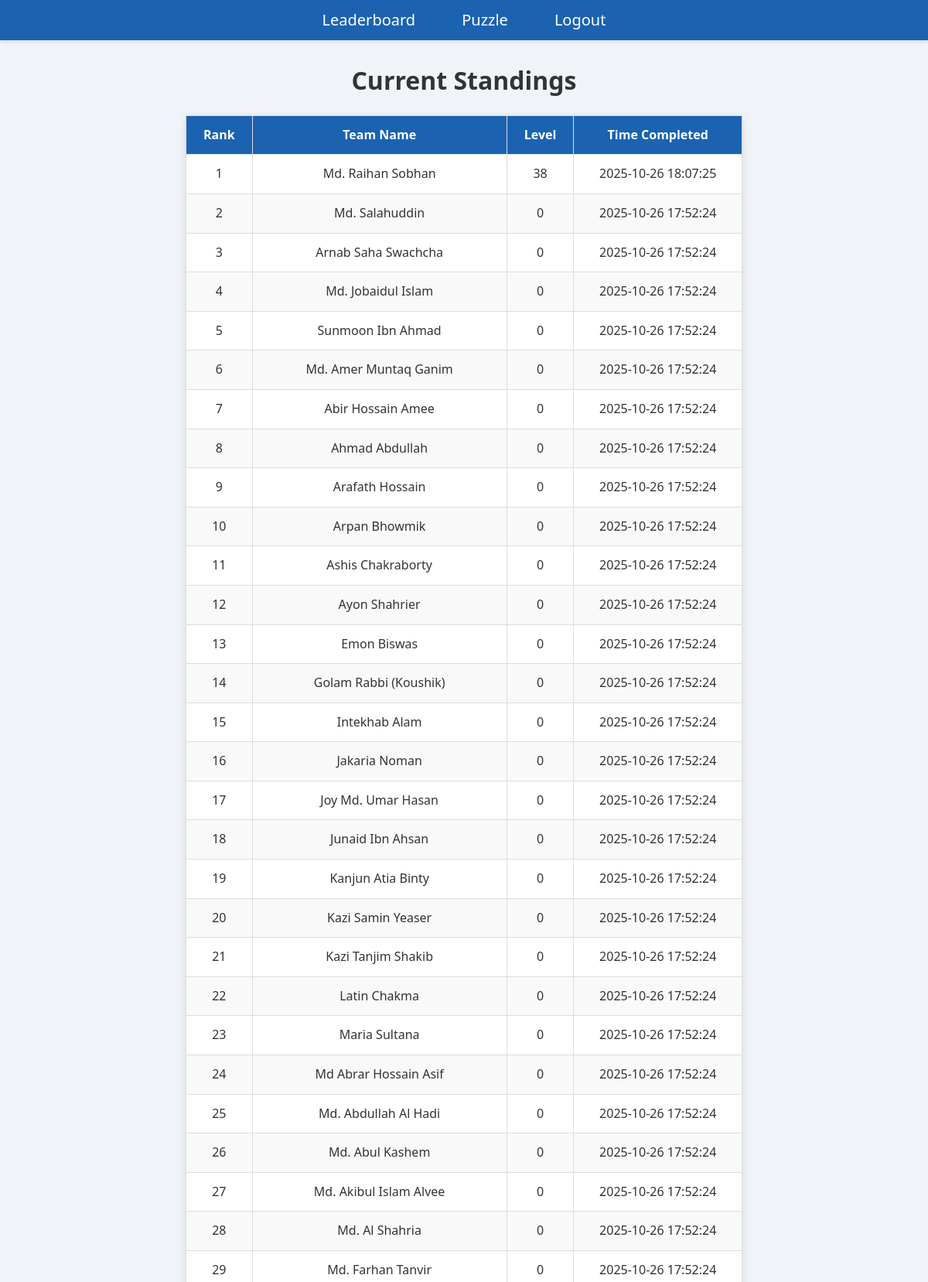
Screenshot of /leaderboard (signed in, upper part) with the database file from the repository.
### app.py (models this page shows, shortened)
class User(UserMixin, db.Model):
    id = db.Column(db.String(40), primary_key=True, unique=True)
    name = db.Column(db.String(40), nullable=False, unique=True)
    pwd = db.Column(db.String(80), nullable=False)
    token = db.Column(db.String(30), nullable=False)
    level_completed = db.Column(db.Integer, default=0)
    last_time = db.Column(db.DateTime, default=datetime.utcnow)
    role = db.Column(db.String(10), default="TEAM")

### app.py (the view)
@app.route("/leaderboard")
@login_required
def leaderboard():
    user_list = User.query.filter_by(role="TEAM").order_by(
        User.level_completed.desc(), User.last_time.asc()
    )
    return render_template("leaderboard.html", user_list=user_list)

### app.py (called while the page is built)
@login_manager.user_loader
def load_user(user_id):
    return User.query.get(user_id)

### templates/leaderboard.html (shortened to what this page needs)
<!DOCTYPE html>
<html>
<head>
    <link rel="stylesheet" href="{{url_for('static', filename='styles/style.css')}}">
</head>
<body>
    <header>
        <nav>
            <ul class="navigation-list">
                <li>
                    <a href="/leaderboard">Leaderboard</a>
                </li>
                <li>
                    <a href="/puzzle">Puzzle</a>
                </li>
                <li>
                    <a href="/logout">Logout</a>
                </li>
            </ul>
        </nav>
    </header>
    <div class="leaderboard">
        <br>
        <h2>Current Standings</h2>
        <table class="content-table">
            <thead>
                <tr>
                    <th>Rank</th>
                    <th>Team Name</th>
                    <th>Level</th>
                    <th>Time Completed</th>
                </tr>
            </thead>
            {%for user in user_list%}
            <tr>
                <td>{{loop.index}}</td>
                <td>{{user.name}}</td>
                <td>{{user.level_completed}}</td>
                <td>{{user.last_time}}</td>
            </tr>
            {%endfor%}
        </table>
    </div>
</body>
</html>

### static/styles/style.css (style rules this page uses)
* { margin: 0; padding: 0; box-sizing: border-box; }
body { font-family: 'Segoe UI', Tahoma, Geneva, Verdana, sans-serif; background: #f0f4f8; color: #333; line-height: 1.6; }
a { text-decoration: none; color: inherit; }
nav { background-color: #1b63b1;; padding: 10px 0; box-shadow: 0 2px 5px rgba(0, 0, 0, 0.1); }
.navigation-list { list-style: none; display: flex; justify-content: center; gap: 20px; }
.navigation-list li { margin: 0; }
.navigation-list a { font-size: 1.25rem; font-weight: 500; padding: 10px 20px; color: white; transition: background 0.3s; }
h2 { color: #333; text-align: center; margin-bottom: 20px; font-size: 2em; }
.content-table { width: 100%; max-width: 60%; margin: 20px auto; border-collapse: collapse; background-color: white; box-shadow: 0 2px 10px rgba(0, 0, 0, 0.1); overflow-x: auto; }
.content-table thead { background-color: #1b63b1;; color: white; }
.content-table th, .content-table td { padding: 12px 15px; text-align: center; border: 1px solid #ddd; white-space: nowrap; }
.content-table tbody tr:nth-child(even) { background-color: #f9f9f9; }

### rows the page displays
User: name "Md. Raihan Sobhan", level_completed "38", last_time "2025-10-26 18:07:25"
User: name "Md. Salahuddin", level_completed "0", last_time "2025-10-26 17:52:24"
User: name "Arnab Saha Swachcha", level_completed "0", last_time "2025-10-26 17:52:24"
User: name "Md. Jobaidul Islam", level_completed "0", last_time "2025-10-26 17:52:24"
User: name "Sunmoon Ibn Ahmad", level_completed "0", last_time "2025-10-26 17:52:24"
User: name "Md. Amer Muntaq Ganim", level_completed "0", last_time "2025-10-26 17:52:24"
User: name "Abir Hossain Amee", level_completed "0", last_time "2025-10-26 17:52:24"
User: name "Ahmad Abdullah", level_completed "0", last_time "2025-10-26 17:52:24"
User: name "Arafath Hossain", level_completed "0", last_time "2025-10-26 17:52:24"
User: name "Arpan Bhowmik", level_completed "0", last_time "2025-10-26 17:52:24"
User: name "Ashis Chakraborty", level_completed "0", last_time "2025-10-26 17:52:24"
User: name "Ayon Shahrier", level_completed "0", last_time "2025-10-26 17:52:24"
User: name "Emon Biswas", level_completed "0", last_time "2025-10-26 17:52:24"
User: name "Golam Rabbi (Koushik)", level_completed "0", last_time "2025-10-26 17:52:24"
User: name "Intekhab Alam", level_completed "0", last_time "2025-10-26 17:52:24"
User: name "Jakaria Noman", level_completed "0", last_time "2025-10-26 17:52:24"
User: name "Joy Md. Umar Hasan", level_completed "0", last_time "2025-10-26 17:52:24"
User: name "Junaid Ibn Ahsan", level_completed "0", last_time "2025-10-26 17:52:24"
User: name "Kanjun Atia Binty", level_completed "0", last_time "2025-10-26 17:52:24"
User: name "Kazi Samin Yeaser", level_completed "0", last_time "2025-10-26 17:52:24"
User: name "Kazi Tanjim Shakib", level_completed "0", last_time "2025-10-26 17:52:24"
User: name "Latin Chakma", level_completed "0", last_time "2025-10-26 17:52:24"
User: name "Maria Sultana", level_completed "0", last_time "2025-10-26 17:52:24"
User: name "Md Abrar Hossain Asif", level_completed "0", last_time "2025-10-26 17:52:24"
User: name "Md. Abdullah Al Hadi", level_completed "0", last_time "2025-10-26 17:52:24"
User: name "Md. Abul Kashem", level_completed "0", last_time "2025-10-26 17:52:24"
User: name "Md. Akibul Islam Alvee", level_completed "0", last_time "2025-10-26 17:52:24"
User: name "Md. Al Shahria", level_completed "0", last_time "2025-10-26 17:52:24"
User: name "Md. Farhan Tanvir", level_completed "0", last_time "2025-10-26 17:52:24"
